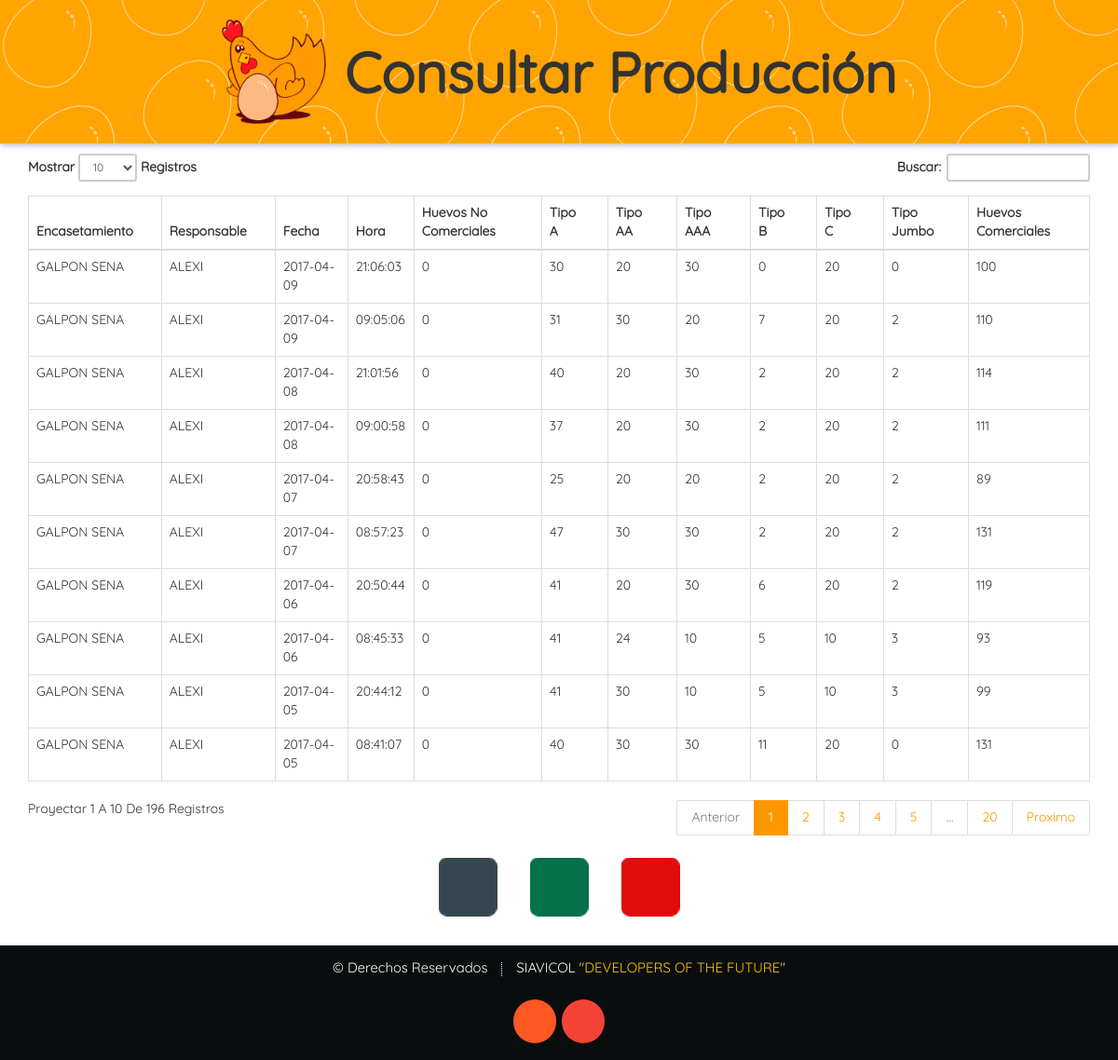
The app's page /Paginas/Administrador/Consultar/Cons_Produccion.php (signed in) with its own data.
### tables this page shows
CREATE TABLE `produccion` (
  `idProduccion` bigint(20) NOT NULL AUTO_INCREMENT,
  `idEncasetamiento` bigint(20) NOT NULL,
  `Reponsable` varchar(90) NOT NULL,
  `Fecha` date NOT NULL,
  `Hora` time NOT NULL,
  `Total_huevos` int(11) NOT NULL,
  `CantidadHuevosNoComerciales` int(11) NOT NULL,
  `CantidadTipoA` int(11) NOT NULL,
  `CantidadTipoB` int(11) NOT NULL,
  `CantidadTipoAA` int(11) NOT NULL,
  `CantidadTipoAAA` int(11) NOT NULL,
  `CantidadTipoC` int(11) NOT NULL,
  `CantidadTipoJumbo` int(11) NOT NULL,
  PRIMARY KEY (`idProduccion`),
  KEY `idEncasetamiento` (`idEncasetamiento`)
);

CREATE TABLE `galpon` (
  `idGalpon` bigint(11) NOT NULL AUTO_INCREMENT,
  `NombreGalpon` varchar(30) NOT NULL,
  `ExtensionGalpon` int(11) NOT NULL,
  `CantidadAnimales` int(11) NOT NULL,
  `Estado` varchar(10) NOT NULL,
  PRIMARY KEY (`idGalpon`)
);

### Paginas/Administrador/Consultar/Cons_Produccion.php (the view, shortened to what this page needs)
<?php
if (isset($_SESSION['ADMINISTRADOR']))
{
?>
<!DOCTYPE html>
<html lang="en">
<head>
	<link rel="stylesheet" type="text/css" href="../../../assets/css/icons.css" />
	<link rel="stylesheet" type="text/css" href="../../../assets/css/component.css" />
	<link rel="stylesheet" type="text/css" href="../../../assets/css/bootstrap.min.css"/>
</head>
<body>
  <div class="container-s">
	<div class="mp-pusher" id="mp-pusher">
	  <div class="scroller">
        <div class="scroller-inner">
          <div class="block block-40 ">
            <a href="#" id="trigger" class="menu-trigger icon_m icon-reorder-option"></a>
              <div class="banner_contenido">
                <img class="logo_siavicol" src="../../../assets/img/Logo_Siavicol.png" alt="">
                <h1 class="banner_h1">Consultar Producción</h1>
              </div>
          </div>
		    <div class="container">
              <table class="table table-hover table-bordered" id="sampleTable">
              	<thead>
                  <tr>
                    <th>Encasetamiento</th>
                    <th>Responsable</th>
                    <th>Fecha</th>
                    <th>Hora</th>
                    <th>Huevos No Comerciales</th>
                    <th>Tipo A</th>
                    <th>Tipo AA</th>
                    <th>Tipo AAA</th>
                    <th>Tipo B</th>
                    <th>Tipo C</th>
                    <th>Tipo Jumbo</th>
                    <th>Huevos Comerciales</th>
                  </tr>
              	</thead>
              	<tbody>
                  <?php
                       $local="localhost";
                       $usuario="root";
                       $contra="";
                       $bd="siavicol";
                        $conexion=mysqli_connect($local,$usuario,$contra,$bd);
                        $busqueda="SELECT * FROM `produccion` INNER JOIN encasetamiento ON produccion.idEncasetamiento=encasetamiento.idEncasetamiento INNER JOIN galpon ON encasetamiento.idGalpon=galpon.idGalpon  ORDER BY Fecha DESC";
                        $query=mysqli_query($conexion,$busqueda);
                        while ($fila=mysqli_fetch_row($query)){
                          echo "<tr> ";
                          echo "<td>$fila[21] </td>";
                          echo "<td>$fila[2] </td>";
                          echo "<td>$fila[3] </td>";
                          echo "<td>$fila[4] </td>";
                          echo "<td>$fila[6] </td>";
                          echo "<td>$fila[7] </td>";
                          echo "<td>$fila[8] </td>";
                          echo "<td>$fila[9] </td>";
                          echo "<td>$fila[10] </td>";
                          echo "<td>$fila[11] </td>";
                          echo "<td>$fila[12] </td>";
                          echo "<td>$fila[5] </td>
                           </tr>";
                         }
                	?>
                </tbody>
              </table>
            </div>
		  <div class="box">
			<a class="button button--Registrar" href="../Registrar/Reg_Produccion.php" ><i class="button__icons icon_b icon-reply-arrow"></i><span>Guardar</span></a>
			<a class="button button--Excel" target="_blank" href="../Exportar/Exportar_Excel/Expor-Excel_Produccion.php"><i class="button__icons icon_b icon-xls"></i><span>Exportar Excel</span></a>
			<a class="button button--PDF" target="_blank" href="../Exportar/Exportar_PDF/Expor-PDF_Produccion.php"><i class="button__icons icon_b icon-pdf"></i><span>Exportar PDF</span></a>
		  </div>
		  <footer id="footer">
			<ul class="copyright">
			  <li class="copyright_li">&copy; Derechos Reservados</li><li class="copyright_li">SIAVICOL <a class="copyright_a" target="_blank" href="../Ayuda/Desarrolladores.php">"DEVELOPERS OF THE FUTURE"</a></li>
			</ul>
			<div class="icons footer_ul">
			  <a target="_blank" href="https://siavicol.blogspot.com.co" class="footer_li icons circle-footer icon-blogger"><span class="label">Blogger</span></a>
			  <a target="_blank" href="https://plus.google.com/u/0/115246479691012654876" class="footer_li icons circle-footer icon-google-plus"><span class="label">Google+</span></a>
			</div>
		  </footer>
	    </div>
	  </div>
	</div>
  </div>
<?php
}
	else
{
	echo "<script type='text/javascript'>alert('Acceso Denegado');location='../../../index.php?Acceso Denegado'</script>";
}
?>
</body>
</html>

### records on screen
produccion: galpon.NombreGalpon "GALPON SENA", Reponsable "ALEXI", Fecha "2017-04-09", Hora "21:06:03", CantidadHuevosNoComerciales "0", CantidadTipoA "30", CantidadTipoB "20", CantidadTipoAA "30", CantidadTipoAAA "0", CantidadTipoC "20", CantidadTipoJumbo "0", Total_huevos "100"
produccion: galpon.NombreGalpon "GALPON SENA", Reponsable "ALEXI", Fecha "2017-04-09", Hora "09:05:06", CantidadHuevosNoComerciales "0", CantidadTipoA "31", CantidadTipoB "30", CantidadTipoAA "20", CantidadTipoAAA "7", CantidadTipoC "20", CantidadTipoJumbo "2", Total_huevos "110"
produccion: galpon.NombreGalpon "GALPON SENA", Reponsable "ALEXI", Fecha "2017-04-08", Hora "21:01:56", CantidadHuevosNoComerciales "0", CantidadTipoA "40", CantidadTipoB "20", CantidadTipoAA "30", CantidadTipoAAA "2", CantidadTipoC "20", CantidadTipoJumbo "2", Total_huevos "114"
produccion: galpon.NombreGalpon "GALPON SENA", Reponsable "ALEXI", Fecha "2017-04-08", Hora "09:00:58", CantidadHuevosNoComerciales "0", CantidadTipoA "37", CantidadTipoB "20", CantidadTipoAA "30", CantidadTipoAAA "2", CantidadTipoC "20", CantidadTipoJumbo "2", Total_huevos "111"
produccion: galpon.NombreGalpon "GALPON SENA", Reponsable "ALEXI", Fecha "2017-04-07", Hora "20:58:43", CantidadHuevosNoComerciales "0", CantidadTipoA "25", CantidadTipoB "20", CantidadTipoAA "20", CantidadTipoAAA "2", CantidadTipoC "20", CantidadTipoJumbo "2", Total_huevos "89"
produccion: galpon.NombreGalpon "GALPON SENA", Reponsable "ALEXI", Fecha "2017-04-07", Hora "08:57:23", CantidadHuevosNoComerciales "0", CantidadTipoA "47", CantidadTipoB "30", CantidadTipoAA "30", CantidadTipoAAA "2", CantidadTipoC "20", CantidadTipoJumbo "2", Total_huevos "131"
produccion: galpon.NombreGalpon "GALPON SENA", Reponsable "ALEXI", Fecha "2017-04-06", Hora "20:50:44", CantidadHuevosNoComerciales "0", CantidadTipoA "41", CantidadTipoB "20", CantidadTipoAA "30", CantidadTipoAAA "6", CantidadTipoC "20", CantidadTipoJumbo "2", Total_huevos "119"
produccion: galpon.NombreGalpon "GALPON SENA", Reponsable "ALEXI", Fecha "2017-04-06", Hora "08:45:33", CantidadHuevosNoComerciales "0", CantidadTipoA "41", CantidadTipoB "24", CantidadTipoAA "10", CantidadTipoAAA "5", CantidadTipoC "10", CantidadTipoJumbo "3", Total_huevos "93"
produccion: galpon.NombreGalpon "GALPON SENA", Reponsable "ALEXI", Fecha "2017-04-05", Hora "20:44:12", CantidadHuevosNoComerciales "0", CantidadTipoA "41", CantidadTipoB "30", CantidadTipoAA "10", CantidadTipoAAA "5", CantidadTipoC "10", CantidadTipoJumbo "3", Total_huevos "99"
produccion: galpon.NombreGalpon "GALPON SENA", Reponsable "ALEXI", Fecha "2017-04-05", Hora "08:41:07", CantidadHuevosNoComerciales "0", CantidadTipoA "40", CantidadTipoB "30", CantidadTipoAA "30", CantidadTipoAAA "11", CantidadTipoC "20", CantidadTipoJumbo "0", Total_huevos "131"
